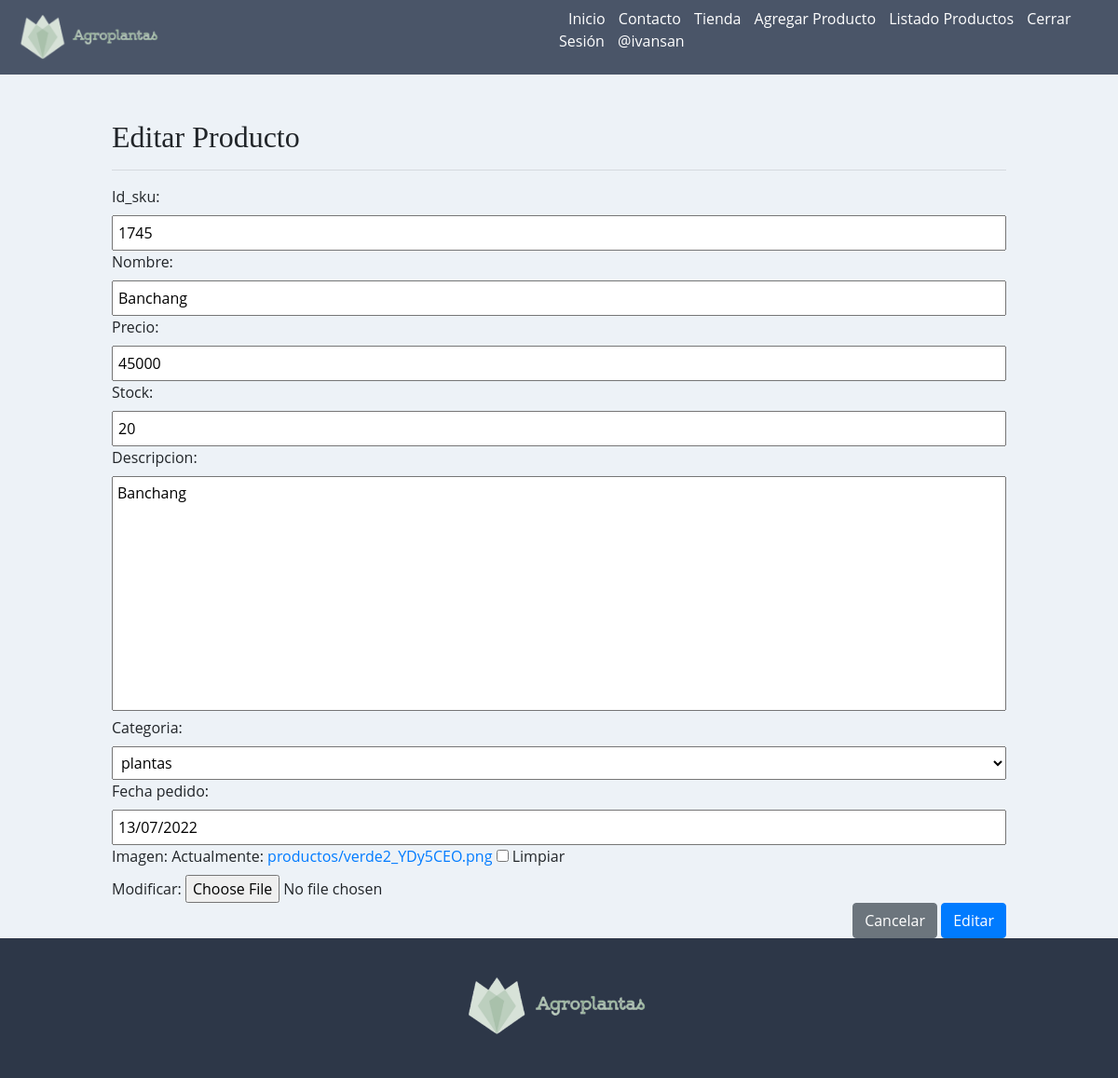
The page /modificar-producto/1745/ (signed in) on the database its author committed.
### core/models.py (models this page shows, shortened)
class Producto(models.Model):
    codigo = models.CharField(max_length=6, primary_key=True, verbose_name= 'id_sku')
    nombre = models.CharField(max_length=50, verbose_name= 'Nombre Producto')
    precio = models.IntegerField()
    stock = models.IntegerField()
    descripcion = models.TextField()
    categoria = models.ForeignKey(Categoria, null=False, on_delete=models.PROTECT)
    fecha_pedido = models.DateField()
    imagen = models.ImageField(upload_to="productos", null=True)

### core/views.py (the view, shortened to what this page needs)
# urls.py: path('modificar-producto/<codigo>/', modificar_producto, name="modificar_producto"),
@permission_required('core.change_producto')
def modificar_producto(request, codigo):
    producto = get_object_or_404(Producto, codigo=codigo)
    data = {
        'form': ProductoForm(instance=producto)
    }
    return render(request,'core/producto/modificar.html', data)

### core/forms.py
class ProductoForm(forms.ModelForm):
    nombre = forms.CharField(min_length=3, max_length=50)
    imagen = forms.ImageField(required=False)
    precio = forms.IntegerField(min_value=1, max_value=1500000)
    class Meta:
        model = Producto
        fields = '__all__'

### core/models.py (called while the page is built)
    def __str__(self):
        return self.nombreCategoria

### core/templates/core/producto/modificar.html (shortened to what this page needs)
{% extends 'core/base.html' %}
{% block contenido %}
<br><br>
<h2>Editar Producto</h2>
<hr>
<form action="" method="post" enctype="multipart/form-data">
    {{ form }}
    <div class="d-flex justify-content-end">
        <input type="reset" value="Cancelar" class="btn btn-secondary">
    <input type="submit" value="Editar" class="btn btn-primary">
    </div>
</form>
{% endblock %}

### core/templates/core/base.html (shortened to what this page needs)
<!DOCTYPE html>
<html lang="es">
<head>
    <link rel="stylesheet" href="https://cdn.jsdelivr.net/npm/bootstrap@4.6.1/dist/css/bootstrap.min.css"
>
    {% load static %}
    <link rel="stylesheet" href="https://cdn.jsdelivr.net/bxslider/4.2.12/jquery.bxslider.css">
    <link rel="stylesheet" href="{% static 'core/css/estilos.css' %}">
</head>
<body>
    <header id="header">
        <div class="contenedor_logo">
            <img class="logo" src="{% static 'core/img/agroplantaslogo.png' %}" alt="logo">
        </div>
        <div>
            <nav id="nav">
                <ul>
                    <li>
                        <a href="{% url 'home' %}"> Inicio </a>
                    </li>
                    <li>
                        <a href="{% url 'contacto' %}">Contacto</a>
                    </li>
                    <li><a href="{% url 'galeria' %}">Tienda</a></li>
                    {% if perms.core.add_producto %}
                    <li>
                        <a href="{% url 'agregar_producto' %}">Agregar Producto</a>
                    </li>
                    {% endif %}
                    {% if perms.core.view_producto %}
                    <li>
                        <a href="{% url 'listar_productos' %}">Listado Productos</a>
                    </li>
                    {% endif %}
                    {% if user.is_authenticated %}
                    <li>
                        <a href="{% url 'logout' %}">Cerrar Sesión</a>
                    </li>
                    <li>
                        <a href="#">@{{ user.username }}</a>
                    </li>
                    {% endif %}
                </ul>
            </nav>
        </div>
    </header>
    <div id="contenido">
        {% block contenido %}
        {% endblock %}
    </div>
    <footer>
        <div class="logo_footer">
            <img src="{% static 'core/img/agroplantaslogo.png' %}" alt="logo">
        </div>
    </footer>
</body>
</html>

### core/static/core/css/estilos.css (style rules this page uses)
* { margin:0; padding:0; }
body { background-color:#EDF2F7; font-family: 'Open Sans', sans-serif; }
h1,h2 { font-family: 'Balsamiq Sans', cursive; }
header { width: 100%; height: 80px; background-color: #4A5568; display: flex; justify-content: space-between; }
header > div { width: 50%; }
.contenedor_logo { display: flex; align-items: center; }
.logo { width: 155px; margin-left: 20px; }
nav { display: flex; justify-content: flex-end; align-items: center; height: 100%; }
nav > ul { margin-right: 50px; }
nav > ul > li { display: inline; margin-left: 10px; }
nav a { color:white; text-decoration: none; }
#contenido { width: 80%; margin:auto; max-width: 1280px; min-height: 100vh; }
footer { width: 100%; height: 150px; background-color: #2D3748; }
footer > .logo_footer { display: flex; justify-content: center; align-items: center; height: calc(150% - 80px); }
footer > .logo_footer > img { width: 200px; }
input[type=text], input[type=email], input[type=number], select, textarea { width: 100%; padding: 5px; }
textarea { resize: none; }

### rows shown on the page
Producto: codigo "1745", nombre "Banchang", precio "45000", stock "20", descripcion "Banchang", categoria "plantas", fecha_pedido "13/07/2022"

### other values the page prints
{{ user.username }} "ivansan"
